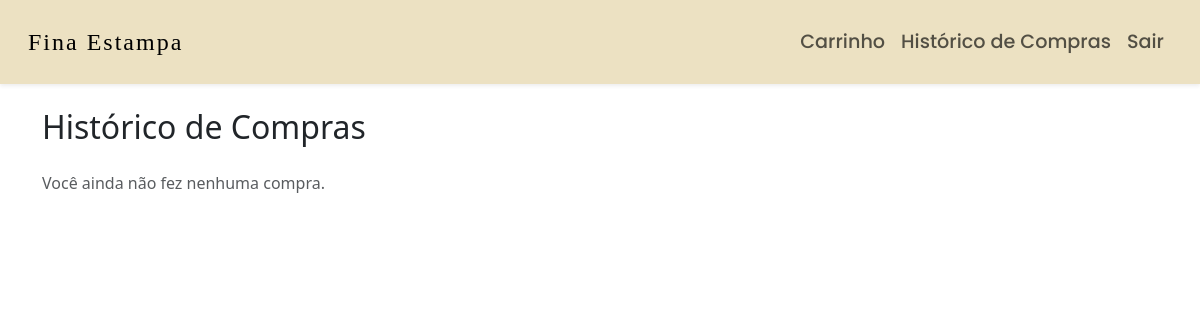
Before: /historico/ (signed in) with the older database file.
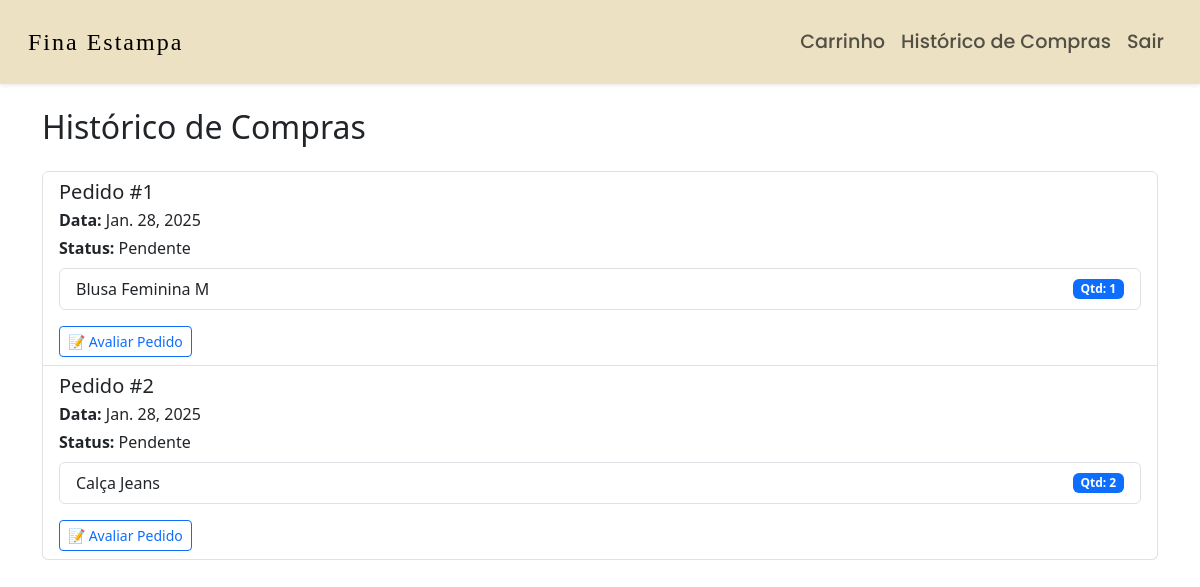
After: the same page with the newer database file.
### loja/models.py (models this page shows, shortened)
class Pedido(models.Model):
    pedido_id = models.AutoField(primary_key=True)
    cliente = models.ForeignKey(Cliente, on_delete = models.CASCADE, related_name = "pedidos")
    produto = models.ManyToManyField(Produto, through = 'PedidoProduto', related_name = "pedidos")
    valor = models.DecimalField(max_digits = 10, decimal_places = 2)
    data = models.DateField(auto_now_add = True)
    status = models.CharField(max_length=10,choices = [('Pendente', 'Pendente'), ('Pago', 'Pago'), ('Enviado', 'Enviado'), ('Entregue', 'Entregue')])

class PedidoProduto(models.Model):
    pedido = models.ForeignKey(Pedido, on_delete = models.CASCADE)
    produto = models.ForeignKey(Produto, on_delete = models.CASCADE)
    quantidade = models.PositiveIntegerField()

class Produto(models.Model):
    nome = models.CharField(max_length=255)
    codigo = models.CharField(max_length=5, unique = True)
    descricao = models.TextField()
    preco = models.DecimalField(max_digits = 10, decimal_places = 2)
    imagem = models.ImageField(upload_to='produto_imagens/', blank=True, null=True)

### loja/views.py (the view)
# urls.py: path('historico/', historico_pedidos, name='historico_pedidos'),
@login_required
def historico_pedidos(request):
    cliente = request.user.cliente  # Obtém o cliente logado
    pedidos = Pedido.objects.filter(cliente=cliente).order_by('-data')  # Lista pedidos mais recentes primeiro
    return render(request, 'historico_pedidos.html', {'pedidos': pedidos})

### loja/templates/historico_pedidos.html (shortened to what this page needs)
<!DOCTYPE html>
<html lang="pt">
<head>
    <link href="https://cdn.jsdelivr.net/npm/bootstrap@5.3.0-alpha1/dist/css/bootstrap.min.css" rel="stylesheet">
</head>
<body>
    <nav class="navbar navbar-expand-lg navbar-light shadow-sm">
        <div class="container-fluid">
            <a class="navbar-brand" href="/">Fina Estampa</a>
            <div class="collapse navbar-collapse" id="navbarNav">
                <ul class="navbar-nav ms-auto">
                    <li class="nav-item">
                        <a class="nav-link" href="/carrinho/">Carrinho</a>
                    </li>
                    <li class="nav-item">
                        <a class="nav-link" href="/historico/">Histórico de Compras</a>
                    </li>
                    <li class="nav-item">
                        <a class="nav-link" href="/sair/">Sair</a>
                    </li>
                </ul>
            </div>
        </div>
    </nav>
    <div class="container mt-4">
        <h2 class="mb-4">Histórico de Compras</h2>
        {% if pedidos %}
            <div class="list-group">
                {% for pedido in pedidos %}
                    <div class="list-group-item">
                        <h5 class="mb-1">Pedido #{{ pedido.pedido_id }}</h5>
                        <p class="mb-1"><strong>Data:</strong> {{ pedido.data }}</p>
                        <p class="mb-2"><strong>Status:</strong> {{ pedido.status }}</p>
                        <ul class="list-group mb-3">
                            {% for item in pedido.pedidoproduto_set.all %}
                                <li class="list-group-item d-flex justify-content-between align-items-center">
                                    {{ item.produto.nome }}
                                    <span class="badge bg-primary">Qtd: {{ item.quantidade }}</span>
                                </li>
                            {% endfor %}
                        </ul>
                        {% if pedido.avaliacoes.all %}
                            <span class="text-success fw-bold">✅ Já avaliado</span>
                        {% else %}
                            <a href="{% url 'avaliar_pedido' pedido.pedido_id %}" class="btn btn-outline-primary btn-sm">
                                📝 Avaliar Pedido
                            </a>
                        {% endif %}
                    </div>
                {% endfor %}
            </div>
        {% else %}
            <p class="text-muted">Você ainda não fez nenhuma compra.</p>
        {% endif %}
    </div>
</body>
</html>

Changed rows visible on the page:
added Pedido: pedido_id "1", data "Jan. 28, 2025", status "Pendente", shows "📝 Avaliar Pedido"
added PedidoProduto: produto.nome "Blusa Feminina M", quantidade "1"
added Pedido: pedido_id "2", data "Jan. 28, 2025", status "Pendente", shows "📝 Avaliar Pedido"
added PedidoProduto: produto.nome "Calça Jeans", quantidade "2"
Other visible differences:
text no longer shown: "Você ainda não fez nenhuma compra."
